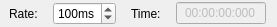
<?xml version="1.0" encoding="UTF-8"?>
<ui version="4.0">
 <class>VideoPositionBar</class>
 <widget class="QWidget" name="VideoPositionBar">
  <property name="geometry">
   <rect>
    <x>0</x>
    <y>0</y>
    <width>277</width>
    <height>27</height>
   </rect>
  </property>
  <property name="sizePolicy">
   <sizepolicy hsizetype="Expanding" vsizetype="Preferred">
    <horstretch>100</horstretch>
    <verstretch>0</verstretch>
   </sizepolicy>
  </property>
  <property name="windowTitle">
   <string>VideoPositionBar</string>
  </property>
  <layout class="QHBoxLayout" name="horizontalLayout">
   <property name="spacing">
    <number>6</number>
   </property>
   <property name="margin">
    <number>0</number>
   </property>
   <item>
    <widget class="QLabel" name="label_1">
     <property name="sizePolicy">
      <sizepolicy hsizetype="Fixed" vsizetype="Preferred">
       <horstretch>0</horstretch>
       <verstretch>0</verstretch>
      </sizepolicy>
     </property>
     <property name="text">
      <string>Rate:</string>
     </property>
    </widget>
   </item>
   <item>
    <widget class="QSpinBox" name="m_rateSpinBox">
     <property name="enabled">
      <bool>true</bool>
     </property>
     <property name="sizePolicy">
      <sizepolicy hsizetype="Fixed" vsizetype="Fixed">
       <horstretch>0</horstretch>
       <verstretch>0</verstretch>
      </sizepolicy>
     </property>
     <property name="suffix">
      <string>ms</string>
     </property>
     <property name="minimum">
      <number>10</number>
     </property>
     <property name="maximum">
      <number>500</number>
     </property>
     <property name="singleStep">
      <number>10</number>
     </property>
     <property name="value">
      <number>100</number>
     </property>
    </widget>
   </item>
   <item>
    <widget class="QLabel" name="label_2">
     <property name="sizePolicy">
      <sizepolicy hsizetype="Fixed" vsizetype="Preferred">
       <horstretch>0</horstretch>
       <verstretch>0</verstretch>
      </sizepolicy>
     </property>
     <property name="text">
      <string>Time:</string>
     </property>
    </widget>
   </item>
   <item>
    <widget class="QLineEdit" name="m_timeLineEdit">
     <property name="enabled">
      <bool>false</bool>
     </property>
     <property name="sizePolicy">
      <sizepolicy hsizetype="Fixed" vsizetype="Fixed">
       <horstretch>0</horstretch>
       <verstretch>0</verstretch>
      </sizepolicy>
     </property>
     <property name="minimumSize">
      <size>
       <width>90</width>
       <height>0</height>
      </size>
     </property>
     <property name="maximumSize">
      <size>
       <width>90</width>
       <height>16777215</height>
      </size>
     </property>
     <property name="layoutDirection">
      <enum>Qt::LeftToRight</enum>
     </property>
     <property name="text">
      <string>00:00:00:000</string>
     </property>
     <property name="frame">
      <bool>true</bool>
     </property>
     <property name="alignment">
      <set>Qt::AlignCenter</set>
     </property>
    </widget>
   </item>
  </layout>
 </widget>
 <layoutdefault spacing="6" margin="11"/>
 <resources/>
 <connections/>
</ui>
